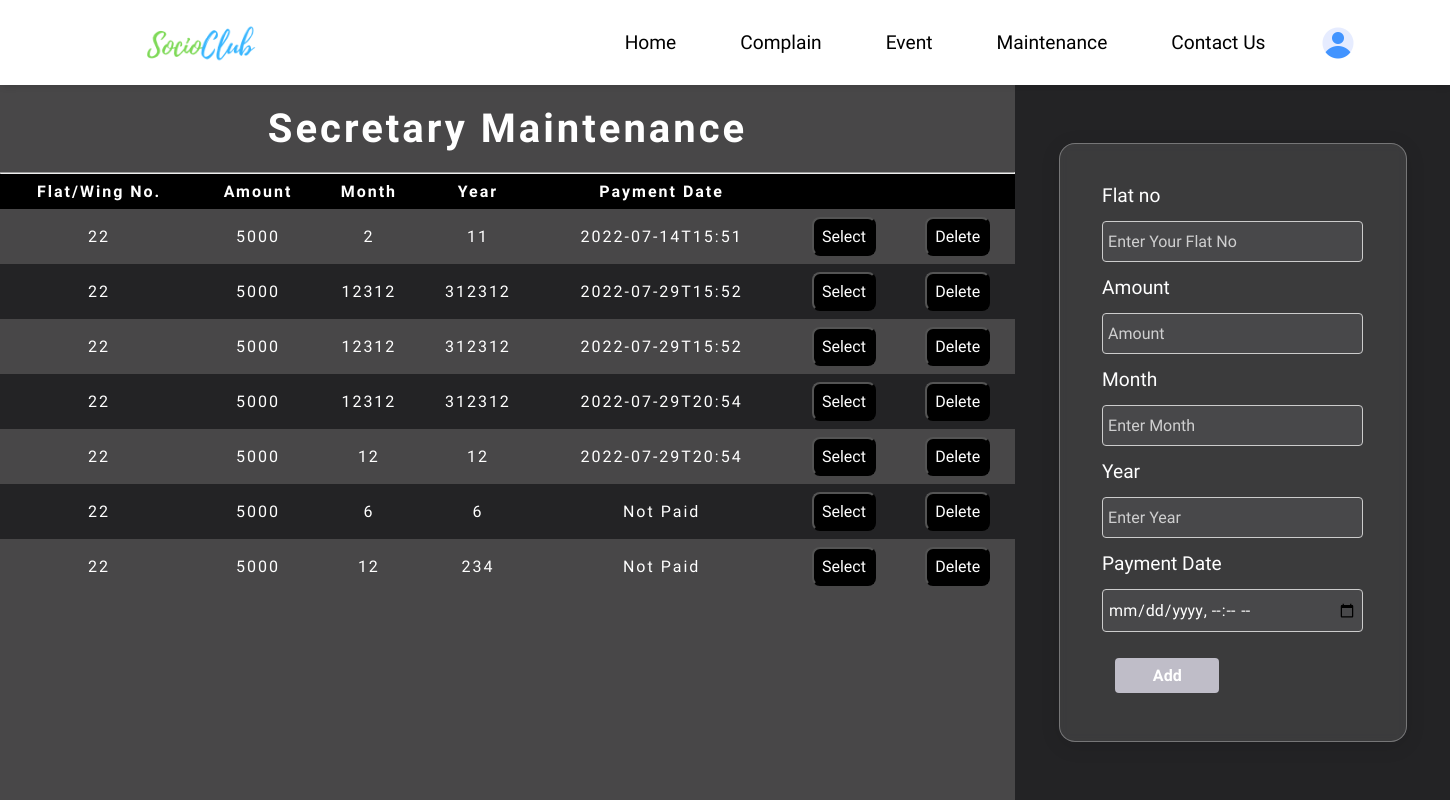
The app's page /sec_main/ (signed in) with its own data.
### user_data/models.py (models this page shows, shortened)
class Maintenance(models.Model):
    society_name = models.ForeignKey(Society, on_delete=models.CASCADE)
    maintenance_user = models.ForeignKey(User, on_delete=models.CASCADE)
    maintenance_flat = models.ForeignKey(Flatno, on_delete=models.CASCADE)
    maintenance_amount = models.IntegerField()
    maintenance_month = models.IntegerField()
    maintenance_year = models.IntegerField()
    payment_date = models.CharField(null=True, max_length=15)

class Flatno (models.Model):
    flat = models.CharField(max_length=10)
    society_name = models.ForeignKey(Society, on_delete=models.CASCADE)
    owner = models.ForeignKey(User, on_delete=models.CASCADE)
    def __str__(self):
        return str(self.flat)

### SocioClub/views.py (the view, shortened to what this page needs)
# urls.py: path('sec_main/', views.sec_main, name = "sec_main"),
def sec_main(request):
    society_name = User_Detail.objects.get(user=request.user).society_name
    maintenance_data = Maintenance.objects.filter(society_name=society_name)
    return render(request, "sec-main.html", {'maintenance_data': maintenance_data})

### templates/sec-main.html (shortened to what this page needs)
{% extends "base.html" %}
{% load static %}
{% url 'login' as login %}
{% url 'index' as index %}
{% url 'delete_main' as delete_main %}
{%block cssblock%}
<link rel="stylesheet" href="{% static 'css/sec-main.css'%}"> {%endblock%}
{% block mainblock %}
<div class="sec-container">
    <div class="sec-left">
        <h3>Secretary Maintenance</h3>
        <hr>
        <div class="only-table-main">
            <table>
                <thead>
                    <tr>
                        <th>Flat/Wing No. </th>
                        <th>Amount</th>
                        <th>Month</th>
                        <th>Year</th>
                        <th>Payment Date</th>
                        <th></th>
                        <th></th>
                    </tr>
                </thead>
                <tbody>
                    {% for m in maintenance_data %}
                    <tr>
                        <td>{{m.maintenance_flat}}</td>
                        <td>{{m.maintenance_amount}}</td>
                        <td>{{m.maintenance_month}}</td>
                        <td>{{m.maintenance_year}}</td>
                        {% if m.payment_date == "" %}
                        <td>Not Paid</td>
                        {% else %}
                        <td>{{m.payment_date}}</td>
                        {% endif %}
                        <td> <button class="select-btn" onclick="select_main('{{m.id}}', '{{m.maintenance_flat}}', {{m.maintenance_amount}}, {{m.maintenance_month}}, {{m.maintenance_year}})">Select</button>
                        </td>
                        <td> <button class="select-btn" onclick="del_main('{{m.id}}')">Delete</button></td>
                    </tr>
                    {% endfor %}
                </tbody>
            </table>
        </div>
    </div>
    <div class="sec-right">
        <div class="sec-right-form">
            <form method="POST" action="{% url 'sec_main' %}" id="update_form">
                <label>Flat no</label>
                {% if error %}
                <input type="text" name="sec_flat" id="sec_flat" placeholder="Flat Does Not Exist">
                {% else %}
                <input type="text" name="sec_flat" id="sec_flat" placeholder="Enter Your Flat No">
                {% endif %}
                <label>Amount</label>
                <input type="text" id="sec_amount" placeholder="Amount">
                <label>Month</label>
                <input type="text" name="sec_month" id="sec_month" placeholder="Enter Month">
                <label>Year</label>
                <input type="text" name="sec_year" id="sec_year" placeholder="Enter Year">
                <label>Payment Date</label>
                <input type="datetime-local" name="sec_payment_date" id="sec_payment_date">
                <div class="add-update">
                    <input type="submit" value="Add">
                </div>
            </form>
        </div>
    </div>
</div>
{% endblock %}

### static/css/nav.css (style rules this page uses)
body { overflow: hidden; }

### static/css/sec-main.css (style rules this page uses)
* { margin: 0%; padding: 0%; box-sizing: border-box; font-family: 'Montserrat', sans-serif; color: white; }
body { height: 100vh; display: flex; flex-direction: column; }
.sec-container { background-color: #232325; display: flex; height: calc(100vh - 8vw); width: 100vw; flex: 1; }
.sec-left { width: 70%; background-color: #484748; }
.sec-right { width: 30%; display: flex; flex-direction: column; align-items: center; justify-content: center; }
.sec-right-form { width: 80%; display: flex; flex-direction: column; justify-content: center; align-items: center; background: rgba(255, 255, 255, 0.11); border-radius: 16px; box-shadow: 0 4px 20px rgba(0, 0, 0, 0.1); backdrop-filter: blur(4.6px); -webkit-backdrop-filter: blur(4.6px); border: 1px solid rgba(255, 255, 255, 0.3); }
.sec-right form { display: flex; flex-direction: column; margin: 1.5rem; width: 80%; padding: 0.5rem; }
.sec-right form label { font-size: 1.2rem; padding: 0.5rem 0; }
.sec-right .sec-right-form form input[type=datetime-local], input[type=text] { background-color: rgba(255, 255, 255, 0.07); border: 1px solid #ccc; border-radius: 4px; margin: 6px 0px; padding: 10px 5px; font-size: 1rem; }
.sec-right .sec-right-form form input[type=submit] { width: 40%; background-color: #bfbdc8; color: white; font-weight: bolder; padding: 0.5rem 1rem; border: none; margin: auto; margin-bottom: 1rem; border-radius: 4px; cursor: pointer; margin-top: 20px; transition: 0.5s ease; font-size: 1rem; }
.sec-left h3 { letter-spacing: 3px; padding: 20px; font-weight: bolder; font-size: 40px; text-align: center; }
table { border-collapse: collapse; width: 100%; font-family: 'Montserrat', sans-serif; }
.only-table-main { overflow-y: scroll; height: 80%; width: 100%; }
thead th { z-index: 2; position: sticky; top: 0; background-color: black; }
td, th { border: 2px soild red; text-align: center; padding: 8px; letter-spacing: 2px; }
tr:nth-child(even) { background-color: #232325; }
tbody { height: 60%; }
.select-btn { font-size: 1rem; padding: 0.5rem; background-color: black; color: white; border-radius: 0.5rem; cursor: pointer; }
.add-update { display: flex; justify-content: space-evenly; align-items: center; }
::placeholder { color: rgba(255, 255, 255, 0.74); }

### records on screen
Maintenance: maintenance_flat "22", maintenance_amount "5000", maintenance_month "2", maintenance_year "11", payment_date "2022-07-14T15:51"
Maintenance: maintenance_flat "22", maintenance_amount "5000", maintenance_month "12312", maintenance_year "312312", payment_date "2022-07-29T15:52"
Maintenance: maintenance_flat "22", maintenance_amount "5000", maintenance_month "12312", maintenance_year "312312", payment_date "2022-07-29T15:52"
Maintenance: maintenance_flat "22", maintenance_amount "5000", maintenance_month "12312", maintenance_year "312312", payment_date "2022-07-29T20:54"
Maintenance: maintenance_flat "22", maintenance_amount "5000", maintenance_month "12", maintenance_year "12", payment_date "2022-07-29T20:54"
Maintenance: maintenance_flat "22", maintenance_amount "5000", maintenance_month "6", maintenance_year "6", payment_date "Not Paid"
Maintenance: maintenance_flat "22", maintenance_amount "5000", maintenance_month "12", maintenance_year "234", payment_date "Not Paid"
